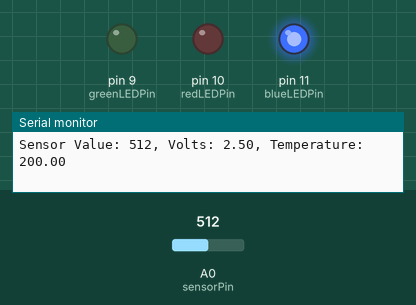
Bench run of a sketch on a simulated Arduino Uno, built with avr-gcc and run on an emulated ATmega328P. On the bench: output pins drawn as LEDs (lit = HIGH), the last lines printed to the serial monitor. The test bench sets the inputs (shaded band); at power-on: A0 (sensorPin) = 512.

Above: at 1.3 s.
1.4 s: A0 (sensorPin) set to 164
2.9 s: A0 (sensorPin) set to 155
At 4.2 s:
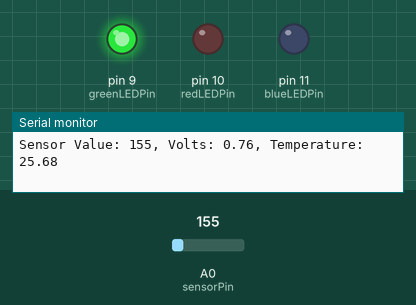
4.5 s: A0 (sensorPin) set to 122
At 5.6 s:
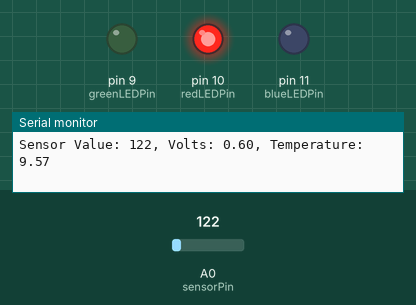
6.0 s: A0 (sensorPin) set to 306
At 6.9 s:
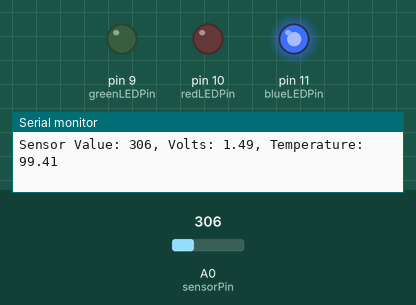
7.5 s: A0 (sensorPin) set to 0
At 8.2 s:
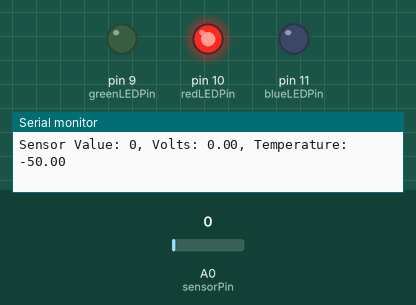
Timing chart, 0 to 10.0 s (numbered marks = the images above; inputs shaded):
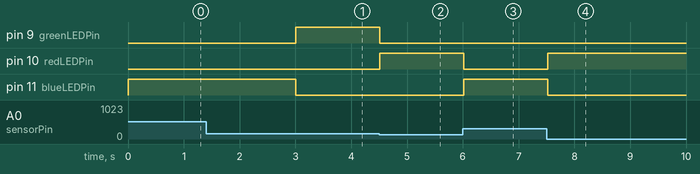

The sketch:

practice4.ino
```cpp
const int greenLEDPin = 9;
const int redLEDPin = 10;
const int blueLEDPin = 11;
const int sensorPin = A0;
const float baselineTemp = 20.0;

void setup() {
  Serial.begin(9600);
  pinMode(9,OUTPUT);
  pinMode(10, OUTPUT);
  pinMode(11, OUTPUT);
  pinMode(sensorPin, INPUT);

}

void loop() {
    digitalWrite(9, LOW);
    digitalWrite(10, LOW);
    digitalWrite(11, LOW);

    int sensorVal = analogRead(sensorPin);
    Serial.print("Sensor Value: ");
    Serial.print(sensorVal);
    float voltage =(sensorVal/1024.0) * 5.0;
    Serial.print(", Volts: ");
    Serial.print(voltage);
    float temp = (voltage - .5) * 100;
    Serial.print(", Temperature: ");
    Serial.print(temp);
    Serial.print("\n");
    if(temp < baselineTemp + 4){
      digitalWrite(9, LOW);
      digitalWrite(10, HIGH);
      digitalWrite(11, LOW);
    }else if(temp >= baselineTemp + 4 && temp <= baselineTemp + 6){
      digitalWrite(9, HIGH);
      digitalWrite(10, LOW);
      digitalWrite(11, LOW);
    }else if(temp >= baselineTemp + 6){
      digitalWrite(9, LOW);
      digitalWrite(10, LOW);
      digitalWrite(11, HIGH);
    }
    delay(500);
}
```

Measured:
- the behaviour switches between 156 and 155 on A0 (sensorPin) (found by bisection; images 0 and 1)
- after the input at 2.9 s, pin 9 (greenLEDPin): LOW → HIGH after 0.11 s; pin 11 (blueLEDPin): HIGH → LOW after 0.11 s
- after the input at 4.5 s, pin 9 (greenLEDPin): HIGH → LOW at once; pin 10 (redLEDPin): LOW → HIGH at once
- after the input at 6.0 s, pin 10 (redLEDPin): HIGH → LOW at once; pin 11 (blueLEDPin): LOW → HIGH at once
- after the input at 7.5 s, pin 10 (redLEDPin): LOW → HIGH at once; pin 11 (blueLEDPin): HIGH → LOW at once
